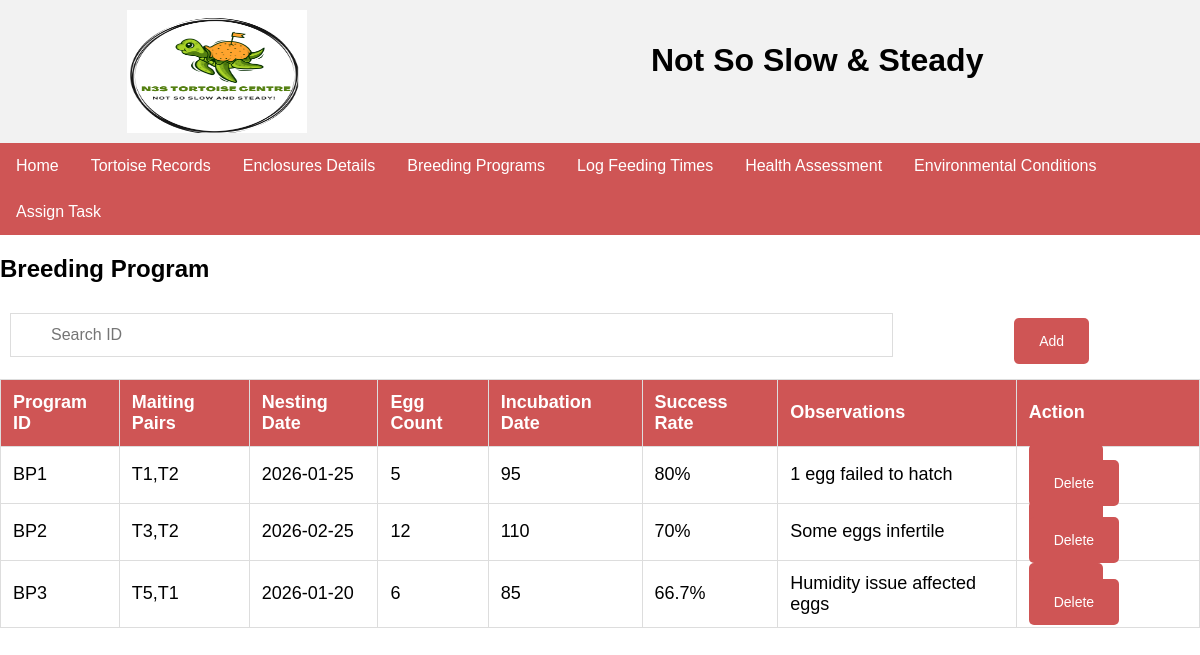
Screenshot of /breedingProgram.php with the database file from the repository.
### tables this page shows
CREATE TABLE `breedingprograms` (
  `p_ID` varchar(100) NOT NULL,
  `maitingPairs` varchar(100) NOT NULL,
  `nestingDate` date NOT NULL,
  `eggCount` varchar(100) NOT NULL,
  `incubationDate` varchar(100) NOT NULL,
  `successRate` varchar(100) NOT NULL,
  `observations` varchar(800) NOT NULL
);

### breedingProgram.php (the view, shortened to what this page needs)
<?php
include "./db.php";
$sql = " SELECT p_ID, maitingPairs, nestingDate, eggCount, incubationDate, successRate, observations FROM breedingprograms";
$result = $conn->query($sql);
?>
<!DOCTYPE html>
<html>
<head>
</head>
<body>
<table>
    <td style="border: 0px solid #ddd;"><img src="logo.png" width="180" height="123"></td>
    <td style="border: 0px solid #ddd;"><h1>Not So Slow & Steady</h1></td>
</table>
<ul>
  <li><a href="home.php">Home</a></li>
  <li><a href="tortoiseRecords.php">Tortoise Records</a></li>
  <li><a href="enclosure.php">Enclosures Details</a></li>
  <li><a href="breedingProgram.php">Breeding Programs</a></li>
  <li><a href="FeedingTimes.php">Log Feeding Times</a></li>
  <li><a href="healthAssessment.php">Health Assessment</a></li>
  <li><a href="environmentalConditions.php">Environmental Conditions</a></li>
  <li><a href="assignTask.php">Assign Task</a></li>
</ul>
<h2>Breeding Program</h2>
<table style="border: 0px solid #ddd;">
    <td style="border: 0px solid #ddd;"><input type="text" id="myInput" onkeyup="myFunction()" placeholder="Search ID" title="Type ID"></td>
    <td style="border: 0px solid #ddd;"><a href="breedingProgram_Create.php" class="button">Add</a></td>
</table>
<table id="myTable">
  <tr class="header">
    <th>Program ID</th>
    <th>Maiting Pairs</th>
    <th>Nesting Date</th>
    <th>Egg Count</th>
    <th>Incubation Date</th>
    <th>Success Rate</th>
    <th>Observations</th>
    <th>Action</th>
  </tr>
  <?php
    if ($result->num_rows > 0) {
      while ($row = $result->fetch_assoc()) {
  ?>
  <tr>
    <td><?php echo $row['p_ID']; ?></td>
    <td><?php echo $row['maitingPairs']; ?></td>
    <td><?php echo $row['nestingDate']; ?></td>
    <td><?php echo $row['eggCount']; ?></td>
    <td><?php echo $row['incubationDate']; ?></td>
    <td><?php echo $row['successRate']; ?></td>
    <td><?php echo $row['observations']; ?></td>
    <td>
      <a href="breedingPrograms_Update.php?p_ID=<?php echo $row['p_ID']; ?>" class="button">Edit</a>
      <a href="breedingPrograms_Delete.php?p_ID=<?php echo $row['p_ID']; ?>" class="button" style="background-color: #cf5555;">Delete</a>
    </td>
  </tr>
  <?php
      }
    }
  ?>
</table>
</body>
</html>

### breedingProgram.php (style rules this page uses)
body { font-family: Arial; margin: 0; }
ul { list-style-type: none; margin: 0; padding: 0; overflow: hidden; background-color: #cf5555; }
ul li { float: left; }
ul li a { display: block; color: white; padding: 14px 16px; text-decoration: none; }
table { width: 100%; border-collapse: collapse; }
th, td { border: 1px solid #ddd; padding: 10px; text-align: center; }
th { background-color: #cf5555; color: white; }
h1 { text-align: center; }
.button { background-color: #cf5555; border: none; color: white; padding: 15px 25px; text-decoration: none; font-size: 14px; cursor: pointer; border-radius: 5px; }
* { box-sizing: border-box; }
#myInput { background-image: url('/css/searchicon.png'); background-position: 10px 10px; background-repeat: no-repeat; width: 100%; font-size: 16px; padding: 12px 20px 12px 40px; border: 1px solid #ddd; margin-bottom: 12px; }
#myTable { border-collapse: collapse; width: 100%; border: 1px solid #ddd; font-size: 18px; }
#myTable th, #myTable td { text-align: left; padding: 12px; }
#myTable tr { border-bottom: 1px solid #ddd; }
#myTable tr.header, #myTable tr:hover { background-color: #f1f1f1; }

### rows the page displays
breedingprograms: p_ID "BP1", maitingPairs "T1,T2", nestingDate "2026-01-25", eggCount "5", incubationDate "95", successRate "80%", observations "1 egg failed to hatch"
breedingprograms: p_ID "BP2", maitingPairs "T3,T2", nestingDate "2026-02-25", eggCount "12", incubationDate "110", successRate "70%", observations "Some eggs infertile"
breedingprograms: p_ID "BP3", maitingPairs "T5,T1", nestingDate "2026-01-20", eggCount "6", incubationDate "85", successRate "66.7%", observations "Humidity issue affected eggs"
